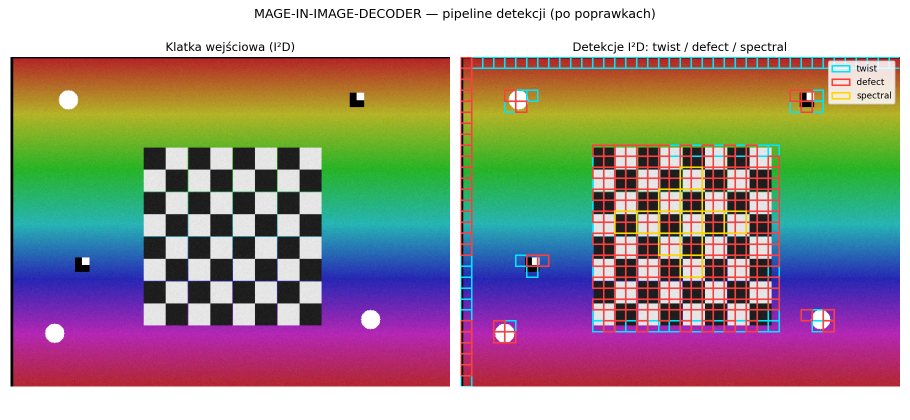
#> input picture 01_dashboard_detekcje.png, 1820 x 840 px (shown at 1/2 size)
$ python -i anomaly_similarity.py   (imports and definitions only)   (older library calls are emulated)
#> lines starting #> are read from the running program, lines starting #| are printed output that depends on the picture
#> further down, picture is the input picture: shape (840, 1820, 3); mean B, G, R 142, 145.5, 157
"""Minimalne porównanie obrazu do dwóch oznaczonych przykładów.

To nie jest wytrenowany klasyfikator. Wynik jest podobieństwem wizualnym
do dostarczonych obrazów, a nie prawdopodobieństwem usterki.
"""
from __future__ import annotations

import cv2
import numpy as np


# [10 lines left out: function _validate, not called in this run]


def _unit(vector: np.ndarray) -> np.ndarray:
    length = float(np.linalg.norm(vector))
    return vector / length if length > 1e-12 else np.zeros_like(vector)


def _features(image: np.ndarray) -> np.ndarray:
    small = cv2.resize(image, (128, 128), interpolation=cv2.INTER_AREA)
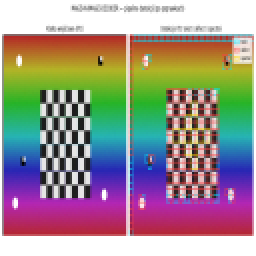
#> small: shape (128, 128, 3) (shown 2 times larger); mean B, G, R 142, 145.5, 157
    gray = cv2.cvtColor(small, cv2.COLOR_BGR2GRAY)
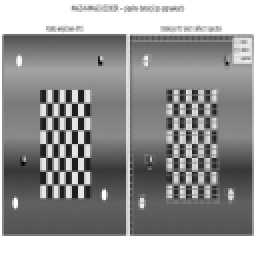
#> gray: shape (128, 128) (shown 2 times larger); min 0, max 255, mean 148.6
    hsv = cv2.cvtColor(small, cv2.COLOR_BGR2HSV)
#> hsv: shape (128, 128, 3); mean H, S, V 65, 121.3, 190

    # Kolor, tekstura krawędzi i przybliżona lokalizacja wzoru.
    color = []
    for channel, bins, maximum in ((0, 16, 180), (1, 8, 256)):
        hist = cv2.calcHist([hsv], [channel], None, [bins], [0, maximum]).ravel()
        color.append(hist / max(float(hist.sum()), 1.0))
#> this loop made 2 passes
#> hist on pass 2: [5222, 849, 364, 520, 527, 376, 8512, 14]
#> after the loop, color = [[0.331, 0.0537, 0.0594, 0.048, 0.0397, 0.0386, 0.0332, 0.0294, 0.0546, 0.0325, 0.0378, 0.0321, 0.0361, 0.0518, 0.0519, 0.07], [0.319, 0.0518, 0.0222, 0.0317, 0.0322, 0.0229, 0.52, 0.000854]]
    color_vector = _unit(np.concatenate(color))
#> in _unit, `length = float(np.linalg.norm(vector))`: length = 0.72
#> color_vector = 24 values, max 0.721 at index 22, min 0.00119 at index 23, mean 0.116

    gx = cv2.Sobel(gray, cv2.CV_32F, 1, 0, ksize=3)
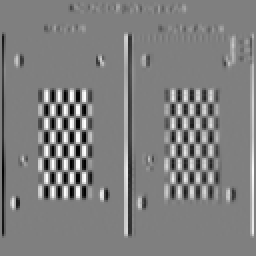
#> gx: shape (128, 128) float32 (shown 2 times larger); min -806, max 805, mean 0.8; drawn with min black and max white
    gy = cv2.Sobel(gray, cv2.CV_32F, 0, 1, ksize=3)
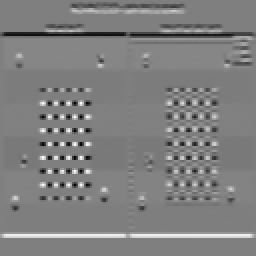
#> gy: shape (128, 128) float32 (shown 2 times larger); min -796, max 792, mean 0; drawn with min black and max white
    gradient = cv2.magnitude(gx, gy)
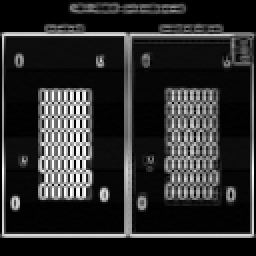
#> gradient: shape (128, 128) float32 (shown 2 times larger); min 0, max 806, mean 142.5; drawn with min black and max white
    texture = np.histogram(np.clip(gradient, 0, 255), bins=16, range=(0, 256))[0].astype(np.float32)
#> texture = [5704, 2482, 2265, 185, 142, 187, 222, 145, 242, 165, 105, 107, 158, 170, 132, 3973]
    texture = _unit(texture)
#> texture = [0.737, 0.321, 0.293, 0.0239, 0.0183, 0.0242, 0.0287, 0.0187, 0.0313, 0.0213, 0.0136, 0.0138, 0.0204, 0.022, 0.017, 0.513]

    spatial = cv2.resize(gray, (16, 16), interpolation=cv2.INTER_AREA).astype(np.float32)
    spatial -= spatial.mean()
    spatial = _unit(spatial.ravel())
#> spatial = 256 values, max 0.126 at index 0, min -0.105 at index 161, mean 1.86e-09

    # Wagi z góry ustalone; nie są dopasowywane do obrazów użytkownika.
    return np.concatenate((0.3 * color_vector, 0.3 * texture, 0.4 * spatial))


def _similarity(left: np.ndarray, right: np.ndarray) -> float:
    distance = float(np.linalg.norm(left - right))
    return float(np.clip(1.0 - distance / 2.0, 0.0, 1.0))


# [40 lines left out: function compare_anomaly_similarity, not called in this run]

>>> import cv2
>>> picture = cv2.imread('01_dashboard_detekcje.png')
>>> result = _features(picture)
#> result = 296 values, max 0.221 at index 24, min -0.042 at index 201, mean 0.00496
